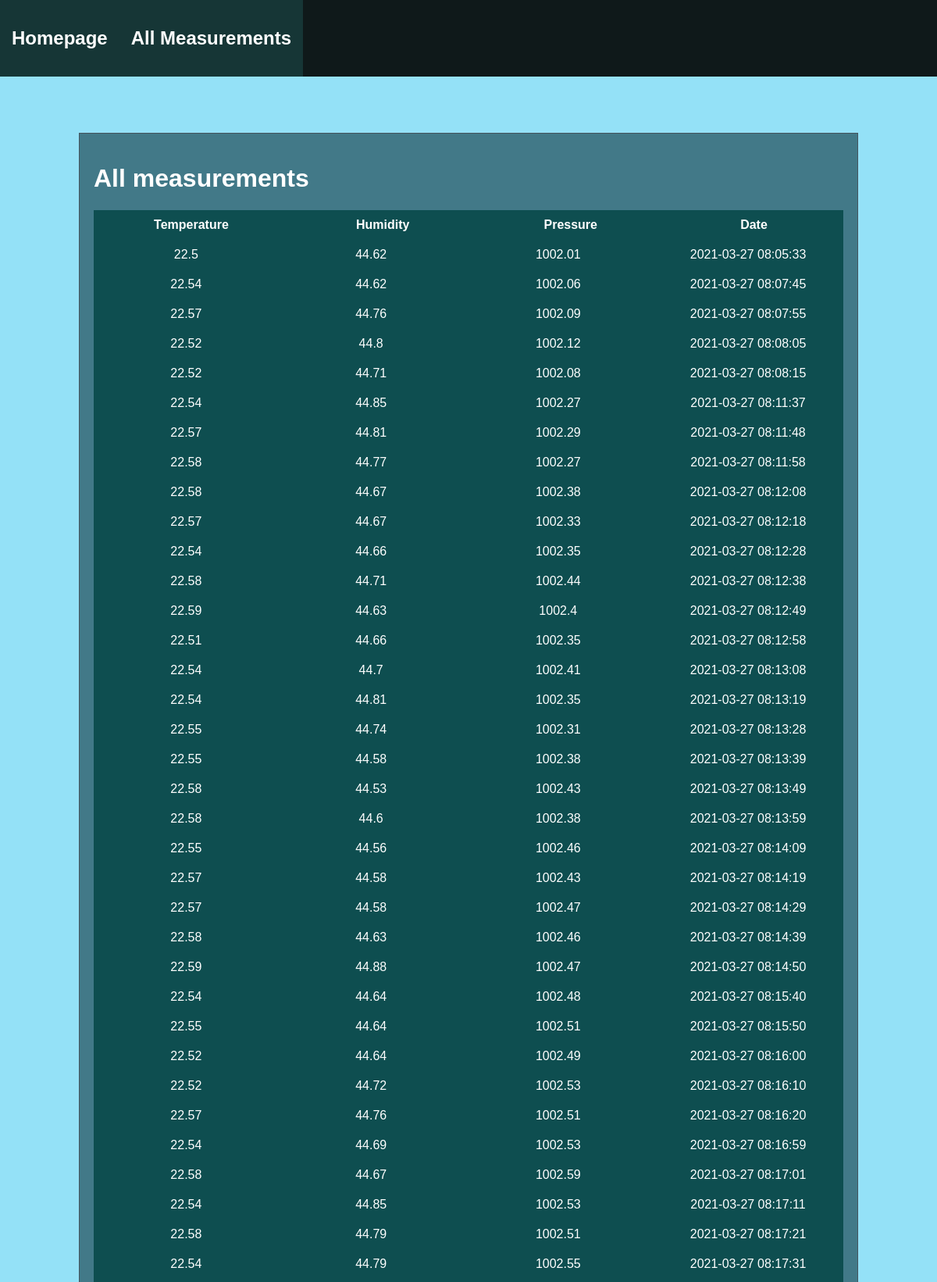
Screenshot of /measurements (upper part) with the database file from the repository.
### tables this page shows
CREATE TABLE measurements(
    temp FLOAT(2) NOT NULL,
    hum FLOAT(2) NOT NULL,
    press FLOAT(2) NOT NULL,
    date TIMESTAMP NOT NULL
 );

### app.py (the view)
@app.route("/measurements")
def measurements():
    return render_template("/html/measurements.html", config=__CONFIG, data=db.get_measurements())

### measurements_db.py (called while the page is built)
def get_measurements():
    with sqlite3.connect(
        __MEASUREMENTS_DB, detect_types=sqlite3.PARSE_DECLTYPES | sqlite3.PARSE_COLNAMES
        ) as conn:
        cur = conn.cursor()
        cur.execute("SELECT * FROM measurements ORDER BY date ASC")
        return cur.fetchall()

### templates/html/measurements.html (shortened to what this page needs)
<!DOCTYPE html>
    {% extends "/html/layout.html" %}
    {% set active_page = "measurements" %}
    {% block content %}
        <h1>All measurements</h1>
            <table>
                <tr>
                <th>Temperature</th>
                <th>Humidity</th>
                <th>Pressure</th>
                <th>Date</th>
                </tr>
            </table>
            <table id="paging">
                {% for n in data %}
                    <tr>
                        <td> {{n[0]}} </td>
                        <td> {{n[1]}} </td>
                        <td> {{n[2]}} </td>
                        <td> {{n[3]}} </td>
                    </tr>
                {% endfor %}
            </table>
{% endblock content %}

### static/style/main.css (style rules this page uses)
body { margin: 0; background-color: #92e1f7f8; height:100vh; width: 100%; display: flex; font-family: sans-serif; margin-top: 100px; align-items: center; }
table { border-collapse: collapse; }
td, th { padding: 0.5rem; width: 300px; background-color:none; padding: 10px; margin: 10px 10px; background-color: rgb(14, 78, 80); color: white; text-align: center; }

### rows the page displays
measurements: temp "22.5", hum "44.62", press "1002.01", date "2021-03-27 08:05:33"
measurements: temp "22.54", hum "44.62", press "1002.06", date "2021-03-27 08:07:45"
measurements: temp "22.57", hum "44.76", press "1002.09", date "2021-03-27 08:07:55"
measurements: temp "22.52", hum "44.8", press "1002.12", date "2021-03-27 08:08:05"
measurements: temp "22.52", hum "44.71", press "1002.08", date "2021-03-27 08:08:15"
measurements: temp "22.54", hum "44.85", press "1002.27", date "2021-03-27 08:11:37"
measurements: temp "22.57", hum "44.81", press "1002.29", date "2021-03-27 08:11:48"
measurements: temp "22.58", hum "44.77", press "1002.27", date "2021-03-27 08:11:58"
measurements: temp "22.58", hum "44.67", press "1002.38", date "2021-03-27 08:12:08"
measurements: temp "22.57", hum "44.67", press "1002.33", date "2021-03-27 08:12:18"
measurements: temp "22.54", hum "44.66", press "1002.35", date "2021-03-27 08:12:28"
measurements: temp "22.58", hum "44.71", press "1002.44", date "2021-03-27 08:12:38"
measurements: temp "22.59", hum "44.63", press "1002.4", date "2021-03-27 08:12:49"
measurements: temp "22.51", hum "44.66", press "1002.35", date "2021-03-27 08:12:58"
measurements: temp "22.54", hum "44.7", press "1002.41", date "2021-03-27 08:13:08"
measurements: temp "22.54", hum "44.81", press "1002.35", date "2021-03-27 08:13:19"
measurements: temp "22.55", hum "44.74", press "1002.31", date "2021-03-27 08:13:28"
measurements: temp "22.55", hum "44.58", press "1002.38", date "2021-03-27 08:13:39"
measurements: temp "22.58", hum "44.53", press "1002.43", date "2021-03-27 08:13:49"
measurements: temp "22.58", hum "44.6", press "1002.38", date "2021-03-27 08:13:59"
measurements: temp "22.55", hum "44.56", press "1002.46", date "2021-03-27 08:14:09"
measurements: temp "22.57", hum "44.58", press "1002.43", date "2021-03-27 08:14:19"
measurements: temp "22.57", hum "44.58", press "1002.47", date "2021-03-27 08:14:29"
measurements: temp "22.58", hum "44.63", press "1002.46", date "2021-03-27 08:14:39"
measurements: temp "22.59", hum "44.88", press "1002.47", date "2021-03-27 08:14:50"
measurements: temp "22.54", hum "44.64", press "1002.48", date "2021-03-27 08:15:40"
measurements: temp "22.55", hum "44.64", press "1002.51", date "2021-03-27 08:15:50"
measurements: temp "22.52", hum "44.64", press "1002.49", date "2021-03-27 08:16:00"
measurements: temp "22.52", hum "44.72", press "1002.53", date "2021-03-27 08:16:10"
measurements: temp "22.57", hum "44.76", press "1002.51", date "2021-03-27 08:16:20"
measurements: temp "22.54", hum "44.69", press "1002.53", date "2021-03-27 08:16:59"
measurements: temp "22.58", hum "44.67", press "1002.59", date "2021-03-27 08:17:01"
measurements: temp "22.54", hum "44.85", press "1002.53", date "2021-03-27 08:17:11"
measurements: temp "22.58", hum "44.79", press "1002.51", date "2021-03-27 08:17:21"
measurements: temp "22.54", hum "44.79", press "1002.55", date "2021-03-27 08:17:31"

### other values shown
{{ caption|e }} "Homepage" "All Measurements"
